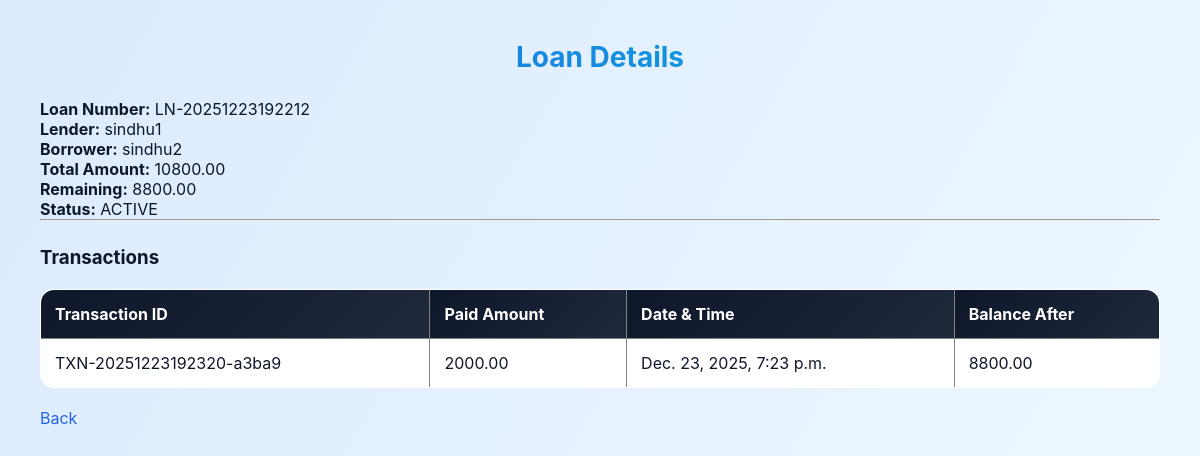
The page /loan/LN-20251223192212/ (signed in) on the database its author committed.
### loanapp/models.py (models this page shows, shortened)
class Loan(models.Model):
    loan_number = models.CharField(max_length=50, unique=True)
    lender = models.ForeignKey(
        AppUser,
        on_delete=models.CASCADE,
        related_name='loans_given'
    )
    borrower = models.ForeignKey(
        AppUser,
        on_delete=models.CASCADE,
        related_name='loans_taken'
    )
    principal_amount = models.DecimalField(max_digits=12, decimal_places=2)
    monthly_interest_rate = models.DecimalField(max_digits=5, decimal_places=2)
    loan_months = models.PositiveIntegerField()
    total_interest = models.DecimalField(max_digits=12, decimal_places=2)
    total_amount = models.DecimalField(max_digits=12, decimal_places=2)
    monthly_amount = models.DecimalField(max_digits=12, decimal_places=2)
    remaining_amount = models.DecimalField(max_digits=12, decimal_places=2)
    status = models.CharField(
        max_length=20,
        choices=[('ACTIVE', 'ACTIVE'), ('COMPLETED', 'COMPLETED')],
        default='ACTIVE'
    )
    loan_created_datetime = models.DateTimeField(auto_now_add=True)

class AppUser(models.Model):
    user_id = models.CharField(max_length=50, unique=True)
    first_name = models.CharField(max_length=100)
    last_name = models.CharField(max_length=100)
    email = models.EmailField(unique=True)
    phone = models.CharField(max_length=15)
    password = models.CharField(max_length=255)  # store hashed password
    created_at = models.DateTimeField(auto_now_add=True)

class Transaction(models.Model):
    transaction_id = models.CharField(max_length=60, unique=True)
    loan = models.ForeignKey(
        Loan,
        on_delete=models.CASCADE,
        related_name='transactions'
    )
    paid_amount = models.DecimalField(max_digits=12, decimal_places=2)
    balance_after = models.DecimalField(max_digits=12, decimal_places=2)
    transaction_datetime = models.DateTimeField(auto_now_add=True)

### loanapp/views.py (the view)
    def wrapper(request, *args, **kwargs):
        if not request.session.get('user_id'):
            return redirect('login')
        return view_func(request, *args, **kwargs)

### loanapp/views.py (called while the page is built)
def get_logged_in_user(request):
    user_id = request.session.get('user_id')
    if not user_id:
        return None
    return AppUser.objects.filter(user_id=user_id).first()

def login_required_custom(view_func):
    def wrapper(request, *args, **kwargs):
        if not request.session.get('user_id'):
            return redirect('login')
        return view_func(request, *args, **kwargs)
    return wrapper

@login_required_custom
def view_loan(request, loan_number):
    user = get_logged_in_user(request)
    loan = get_object_or_404(
        Loan,
        loan_number=loan_number
    )
    if user not in [loan.lender, loan.borrower]:
        messages.error(request, "Access denied")
        return redirect('dashboard')
    transactions = loan.transactions.all().order_by('-transaction_datetime')
    total_paid = transactions.aggregate(
        total=Sum('paid_amount')
    )['total'] or 0
    return render(request, 'view_loan.html', {
        'loan': loan,
        'transactions': transactions,
        'total_paid': total_paid
    })

### loanapp/templates/view_loan.html (shortened to what this page needs)
{% load static %}
<link rel="stylesheet" href="{% static 'css/style.css' %}">
<!DOCTYPE html>
<html>
<head>
</head>
<body>
<h2>Loan Details</h2>
<p><b>Loan Number:</b> {{ loan.loan_number }}</p>
<p><b>Lender:</b> {{ loan.lender.user_id }}</p>
<p><b>Borrower:</b> {{ loan.borrower.user_id }}</p>
<p><b>Total Amount:</b> {{ loan.total_amount }}</p>
<p><b>Remaining:</b> {{ loan.remaining_amount }}</p>
<p><b>Status:</b> {{ loan.status }}</p>
<hr>
<h3>Transactions</h3>
<table border="1" cellpadding="5">
    <tr>
        <th>Transaction ID</th>
        <th>Paid Amount</th>
        <th>Date & Time</th>
        <th>Balance After</th>
    </tr>
    {% for t in transactions %}
    <tr>
        <td>{{ t.transaction_id }}</td>
        <td>{{ t.paid_amount }}</td>
        <td>{{ t.transaction_datetime }}</td>
        <td>{{ t.balance_after }}</td>
    </tr>
    {% empty %}
    <tr><td colspan="4">No transactions yet</td></tr>
    {% endfor %}
</table>
<br>
<a href="{% url 'dashboard' %}">Back</a>
</body>
</html>

### loanapp/static/css/style.css (style rules this page uses)
:root { --primary: #2563eb; --secondary: #06b6d4; --success: #22c55e; --danger: #ef4444; --dark: #0f172a; --light: #f8fafc; --glass: rgba(255, 255, 255, 0.85); }
* { margin: 0; padding: 0; box-sizing: border-box; font-family: "Inter", "Segoe UI", sans-serif; }
body { background: linear-gradient(120deg, #dbeafe, #f0f9ff); min-height: 100vh; padding: 40px; color: var(--dark); }
h2 { text-align: center; font-size: 28px; margin-bottom: 25px; background: linear-gradient(to right, var(--primary), var(--secondary)); -webkit-background-clip: text; -webkit-text-fill-color: transparent; }
h3 { margin: 25px 0 15px; color: var(--dark); }
a { color: var(--primary); text-decoration: none; transition: 0.3s; }
table { width: 100%; border-collapse: collapse; margin-top: 20px; border-radius: 14px; overflow: hidden; background: white; }
th { background: linear-gradient(135deg, var(--dark), #1e293b); color: white; padding: 14px; text-align: left; }
td { padding: 14px; border-bottom: 1px solid #e5e7eb; }
tr { transition: all 0.25s ease; }

### rows shown on the page
Loan: loan_number "LN-20251223192212", lender.user_id "sindhu1", borrower.user_id "sindhu2", total_amount "10800.00", remaining_amount "8800.00", status "ACTIVE"
Transaction: transaction_id "TXN-20251223192320-a3ba9", paid_amount "2000.00", transaction_datetime "Dec. 23, 2025, 7:23 p.m.", balance_after "8800.00"
